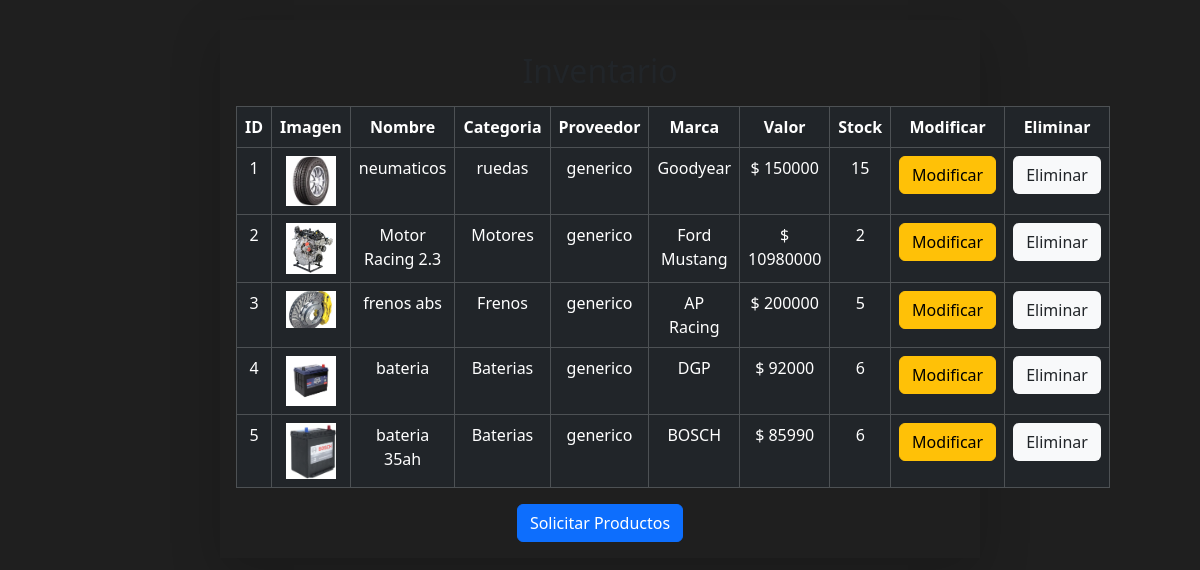
The page /inventario on the database as committed earlier.
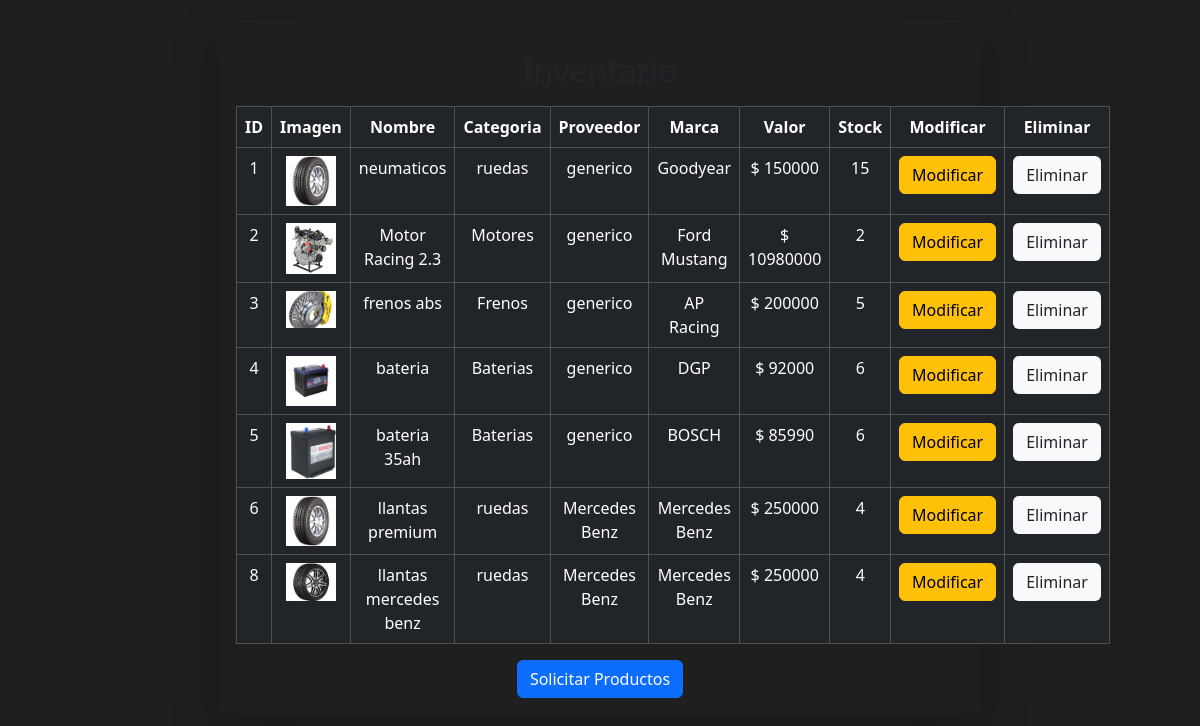
The same page on the database as committed later.
### tallerApp/models.py (models this page shows, shortened)
class Producto(models.Model):
    id_producto = models.AutoField(primary_key=True)
    nom_producto = models.CharField(max_length=200,blank=False,null=False)
    categoria = models.ForeignKey('Categoria', on_delete=models.CASCADE, db_column='idCategoria')
    marca = models.CharField(max_length=100,null=False)
    valor = models.IntegerField()
    stock = models.IntegerField(null=False, blank=True)
    imagen = models.ImageField(upload_to='products/', blank=True, null=True)
    proveedor = models.CharField(max_length=100,blank=False,null=False)

class Categoria(models.Model):
    id_categoria = models.AutoField(db_column='idCategoria',primary_key=True)
    nombre_c = models.CharField(max_length=50,blank=False,null=False)
    def __str__(self):
        return str(self.nombre_c)

### tallerApp/views.py (the view)
# urls.py: path('inventario', views.inventario, name='inventario'),
def inventario(request):
    productos = Producto.objects.all()
    context= {
        "productos":productos,
    }
    return render(request, "pages/inventario.html", context)

### tallerApp/templates/pages/inventario.html (shortened to what this page needs)
<!DOCTYPE html>
<html lang="en">
<head>
    {% load static %}
    <link rel="stylesheet" href="{% static 'css/page.css' %}">
    <link rel="stylesheet" href="{% static 'css/bootstrap.min.css' %}">
</head>
<body>
    <main>
        <div class="container">
            <div class="row">
                <div class="col-md-8 shadow-lg mx-auto text-center p-3">
                    <h2 class="my-3">Inventario</h2>
                    <table class="table table-dark table-hover table-bordered">
                        <thead>
                            <th>ID</th>
                            <th>Imagen</th>
                            <th>Nombre</th>
                            <th>Categoria</th>
                            <th>Proveedor</th>
                            <th>Marca</th>
                            <th>Valor</th>
                            <th>Stock</th>
                            <th>Modificar</th>
                            <th>Eliminar</th>
                        </thead>
                        <tbody>
                            {% if productos %}
                            {% for tmp in productos %}
                            <tr>
                                <td>{{tmp.id_producto}}</td>
                                <td><img src="{{tmp.imagen.url}}" alt="Imagen" style="width: 50px"></td>
                                <td>{{tmp.nom_producto}}</td>
                                <td>{{tmp.categoria}}</td>
                                <td>{{tmp.proveedor}}</td>
                                <td>{{tmp.marca}}</td>
                                <td>$ {{tmp.valor}}</td>
                                <td>{{tmp.stock}}</td>
                                <td><a href="{% url 'prod_findEdit' pk=tmp.id_producto %}"><button class="btn btn-warning">Modificar</button></a></td>
                                <td><a href="{% url 'prod_del' pk=tmp.id_producto %}"><button class="btn btn-class danger bg-light">Eliminar</button></a></td>
                            </tr>
                            {% endfor %}
                            {% endif %}
                        </tbody>
                    </table>
                    <div>
                        <a href="{% url 'prod_add' %}"><button class="btn btn-primary">Solicitar Productos</button></a>
                    </div>
                </div>
            </div>
        </div>
    </main>
</body>
</html>

Rows that differ between the two databases and show on the page:
added Producto: id_producto "6", imagen (picture), nom_producto "llantas premium", categoria "ruedas", proveedor "Mercedes Benz", marca "Mercedes Benz", valor "250000", stock "4"
added Producto: id_producto "8", imagen (picture), nom_producto "llantas mercedes benz", categoria "ruedas", proveedor "Mercedes Benz", marca "Mercedes Benz", valor "250000", stock "4"
